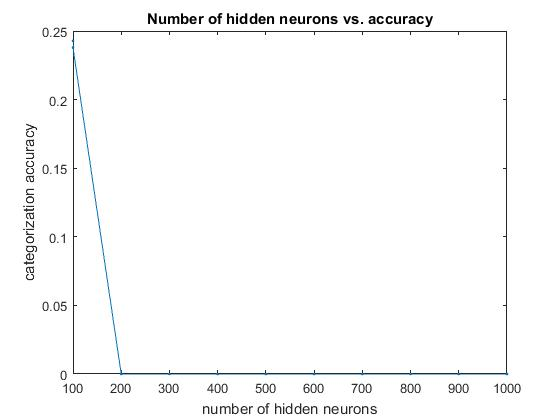
%> input picture HW1/NN/Final/100.jpg, 560 x 420 px
$ octave report2.m   (GNU Octave 9; MATLAB toolbox functions it lacks are replaced by stand-ins)
%> lines starting %> are read from the running program, lines starting %| are printed output that depends on the picture
clc; clear all; close all;
%% Delivery report Pt 2
% This report contains the awnsers to questions posed in the Deliverable

%% Deliverable 3ci

% The number of neurons that worked better for step 3  was 400 for a sample
% size of 9000. This number of neurons worked better because increasing the
% number of neurons showed a decrese in accuracy and favorable readings
% from the ROC (Receiver Operating Characteristic). This is most commanly
% because of overfitting to the training set of the data.


%% Deliverable 3cii

%The extraction method that worked better was the one with less inputs and
%more information. The extraction of the frequency magnatude components
%showed an increased accuraccy at different levels of neurons in the sweep.
%This was because the features that were fed to the input had more
%information in them for the neural network.

%% Part 3 Training a machine to understand emtion (The Sweep)

%Let it be known that the whole training dataset was not used in training
%this neural network. It was modified to only take 15,000 training samples
%and use 9,000 of it to sweep for the number of hidden neurons.

image1 = imresize(imread('./Final/100.jpg'), 0.5);
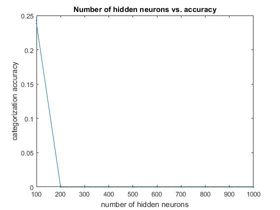
%> image1: size 210x280x3 uint8; mean R, G, B 249.5, 249.7, 249.8
image2 = imresize(imread('./Final/200.jpg'), 0.5);
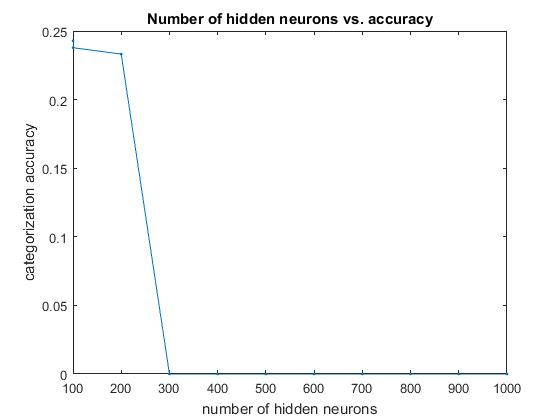
%> input picture HW1/NN/Final/200.jpg, 560 x 420 px
image3 = imresize(imread('./Final/300.jpg'), 0.5);
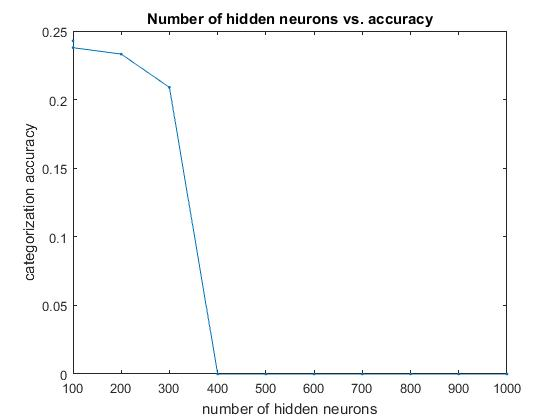
%> input picture HW1/NN/Final/300.jpg, 560 x 420 px
image4 = imresize(imread('./Final/400.jpg'), 0.5);
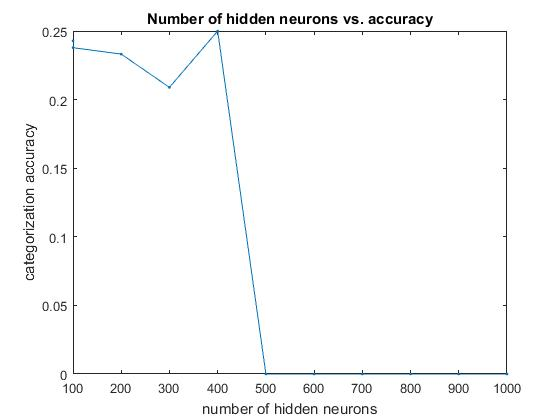
%> input picture HW1/NN/Final/400.jpg, 560 x 420 px
image5 = imresize(imread('./Final/500.jpg'), 0.5);
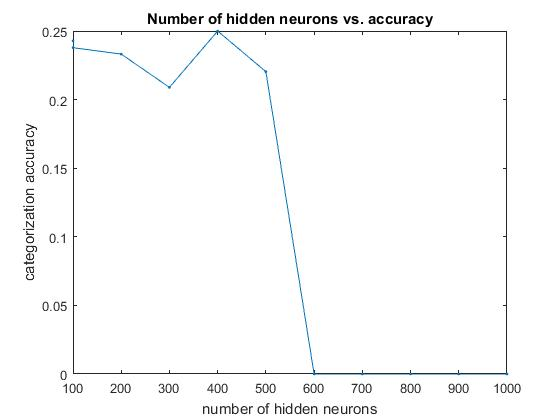
%> input picture HW1/NN/Final/500.jpg, 560 x 420 px
image6 = imresize(imread('./Final/600.jpg'), 0.5);
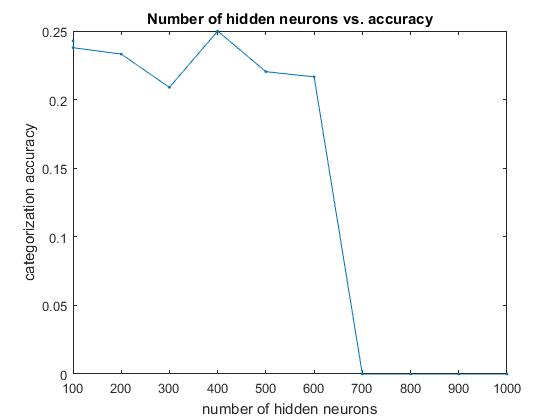
%> input picture HW1/NN/Final/600.jpg, 560 x 420 px
%> (the run ends here)
